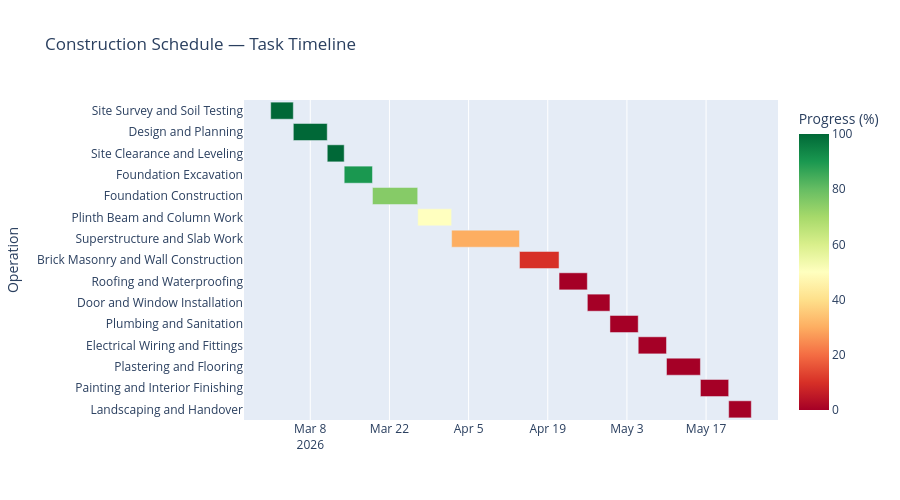

The cell this chart's notebook holds for it:
### Markdown cell above
## Cell 5 — Gantt Chart

### Code cell
display(HTML("<h3 style='font-family:sans-serif; color:#333; margin:20px 0 10px;'>📅 Project Gantt Chart</h3>"))

fig_gantt = px.timeline(
    data,
    x_start="Start",
    x_end="End",
    y="Operation",
    color="Progress",
    color_continuous_scale="RdYlGn",
    range_color=[0, 100],
    title="Construction Schedule — Task Timeline",
    labels={"Progress": "Progress (%)"},
)
fig_gantt.update_yaxes(autorange="reversed")
fig_gantt.update_layout(xaxis_type="date", height=500)
fig_gantt.show()

### Figure 1 — Plotly figure (JSON) as saved in the notebook; plotly's stock layout.template omitted (floating-point values rounded to 4 significant figures)
{"data": [{"base": ["2026-03-01T00:00:00.000000000", "2026-03-05T00:00:00.000000000", "2026-03-11T00:00:00.000000000", "2026-03-14T00:00:00.000000000", "2026-03-19T00:00:00.000000000", "2026-03-27T00:00:00.000000000", "2026-04-02T00:00:00.000000000", "2026-04-14T00:00:00.000000000", "2026-04-21T00:00:00.000000000", "2026-04-26T00:00:00.000000000", "2026-04-30T00:00:00.000000000", "2026-05-05T00:00:00.000000000", "2026-05-10T00:00:00.000000000", "2026-05-16T00:00:00.000000000", "2026-05-21T00:00:00.000000000"], "hovertemplate": "Start=%{base}<br>End=%{x}<br>Operation=%{y}<br>Progress (%)=%{marker.color}<extra></extra>", "legendgroup": "", "marker": {"color": [100.0, 100.0, 100.0, 90.0, 75.0, 50.0, 30.0, 10.0, 0.0, 0.0, 0.0, 0.0, 0.0, 0.0, 0.0], "coloraxis": "coloraxis", "pattern": {"shape": ""}}, "name": "", "orientation": "h", "showlegend": false, "textposition": "auto", "type": "bar", "x": [345600000, 518400000, 259200000, 432000000, 691200000, 518400000, 1036800000, 604800000, 432000000, 345600000, 432000000, 432000000, 518400000, 432000000, 345600000], "xaxis": "x", "y": ["Site Survey and Soil Testing", "Design and Planning", "Site Clearance and Leveling", "Foundation Excavation", "Foundation Construction", "Plinth Beam and Column Work", "Superstructure and Slab Work", "Brick Masonry and Wall Construction", "Roofing and Waterproofing", "Door and Window Installation", "Plumbing and Sanitation", "Electrical Wiring and Fittings", "Plastering and Flooring", "Painting and Interior Finishing", "Landscaping and Handover"], "yaxis": "y"}], "layout": {"barmode": "overlay", "coloraxis": {"cmax": 100, "cmin": 0, "colorbar": {"title": {"text": "Progress (%)"}}, "colorscale": [[0, "rgb(165,0,38)"], [0.1, "rgb(215,48,39)"], [0.2, "rgb(244,109,67)"], [0.3, "rgb(253,174,97)"], [0.4, "rgb(254,224,139)"], [0.5, "rgb(255,255,191)"], [0.6, "rgb(217,239,139)"], [0.7, "rgb(166,217,106)"], [0.8, "rgb(102,189,99)"], [0.9, "rgb(26,152,80)"], [1, "rgb(0,104,55)"]]}, "height": 500, "legend": {"tracegroupgap": 0}, "title": {"text": "Construction Schedule — Task Timeline"}, "xaxis": {"anchor": "y", "domain": [0, 1], "type": "date"}, "yaxis": {"anchor": "x", "autorange": "reversed", "domain": [0, 1], "title": {"text": "Operation"}}}}
